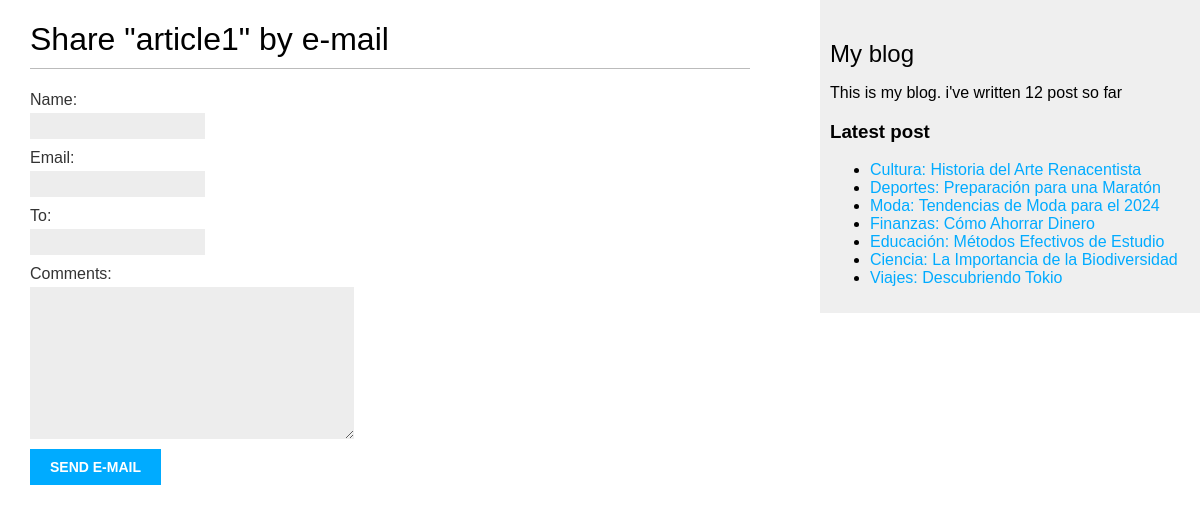
Screenshot of /blog/1/share/ with the database file from the repository.
### blog/models.py (models this page shows, shortened)
class Post(models.Model):
    class Status(models.TextChoices):
        DRAF = 'DF','Draft'
        PUBLISHED = 'PB', 'Published'
    title = models.CharField(max_length=250)
    slug = models.SlugField(max_length=250, unique_for_date='publish')
    author = models.ForeignKey(User,
                               on_delete=models.CASCADE,
                               related_name='blog_posts')
    body = models.TextField()
    publish = models.DateTimeField(default=timezone.now)
    created = models.DateTimeField(auto_now_add=True)
    updated = models.DateTimeField(auto_now=True)
    status = models.CharField(max_length=2,
                              choices=Status.choices,
                              default=Status.DRAF)
    tag = TaggableManager()
    objects = models.Manager() # The default manager.
    published = PublishedManager() # Our custom manager.
    class Meta:
        ordering = ['-publish']
        indexes = [
            models.Index(fields=['-publish']),
        ]
    def get_absolute_url(self):
        return reverse('blog:post_detail', args=[self.publish.year,
                                                 self.publish.month,
                                                 self.publish.day,
                                                 self.slug])

### blog/views.py (the view)
# urls.py: path('<int:post_id>/share/', views.post_share, name='post_share'),
def post_share(request, post_id):
    post = get_object_or_404(Post, id=post_id, status=Post.Status.PUBLISHED)
    sent = False
    if request.method == 'POST':
        form = EmailPostForm(request.POST)
        if form.is_valid():
            cd = form.cleaned_data
            post_url = request.build_absolute_uri(post.get_absolute_url())
            subject = '{} ({}) recommends you reading "{}"'.format(cd['name'], cd['email'], post.title)
            message = 'Read "{}" at {}\n\n{}\'s comments: {}'.format(post.title, post_url, cd['name'], cd['comments'])
            send_mail(subject, message, 'ingenierocivil.jmm@outlook.com',[cd['to'],'jesusmanuelv1989@gmail.com'])
            sent = True
    else:
        form = EmailPostForm()
    return render(request, 'blog/post/share.html', {'post': post,'form': form,'sent': sent})

### blog/forms.py
class EmailPostForm(forms.Form):
    name = forms.CharField(max_length=25)
    email = forms.EmailField()
    to = forms.EmailField()
    comments = forms.CharField(required=False, widget=forms.Textarea)

### blog/models.py (called while the page is built)
    def get_queryset(self):
        return super().get_queryset()\
            .filter(status=Post.Status.PUBLISHED)

### blog/templatetags/blog_tags.py (called while the page is built)
@register.simple_tag
def total_post():
    return Post.published.count()

@register.inclusion_tag('blog/post/latest_post.html')
def show_latest_post(count=5):
    latest_post = Post.published.order_by('-publish')[:count]
    return {'latest_post': latest_post}

### blog/templates/blog/post/share.html (shortened to what this page needs)
{% extends "blog/base.html" %}
{% block content %}
{% if sent %}
<h1>E-mail successfully sent</h1>
<p>
    "{{ post.title }}" was successfully sent to {{ cd.to }}.
</p>
{% else %}
<h1>Share "{{ post.title }}" by e-mail</h1>
<form action="." method="post">
    {{ form.as_p }}
    <input type="submit" value="Send e-mail">
</form>
{% endif %}
{% endblock %}

### blog/templates/blog/post/latest_post.html
<ul>
    {% for post in latest_post %}
    <li>
        <a href="{{ post.get_absolute_url }}">{{post.title}}</a>
    </li>
    {% endfor %}
</ul>

### blog/static/css/blog.css (style rules this page uses)
body { margin:0; padding:0; font-family:helvetica, sans-serif; }
a { color:#00abff; text-decoration:none; }
h1 { font-weight:normal; border-bottom:1px solid #bbb; padding:0 0 10px 0; }
label { float:left; clear:both; color:#333; margin-bottom:4px; }
input, textarea { clear:both; float:left; margin:0 0 10px; background:#ededed; border:0; padding:6px 10px; font-size:12px; }
input[type=submit] { font-weight:bold; background:#00abff; color:#fff; padding:10px 20px; font-size:14px; text-transform:uppercase; }

### rows the page displays
Post: title "article1"
Post: title "Cultura: Historia del Arte Renacentista"
Post: title "Deportes: Preparación para una Maratón"
Post: title "Moda: Tendencias de Moda para el 2024"
Post: title "Finanzas: Cómo Ahorrar Dinero"
Post: title "Educación: Métodos Efectivos de Estudio"
Post: title "Ciencia: La Importancia de la Biodiversidad"
Post: title "Viajes: Descubriendo Tokio"
